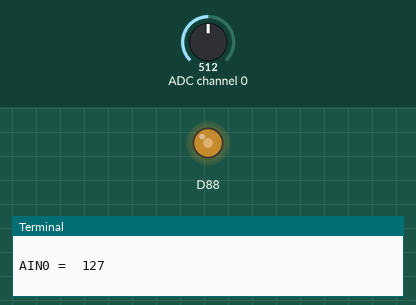
This program was run on a simulated Raspberry Pi (BCM pin numbers). Shown: output pins drawn as LEDs (lit = HIGH), the last lines printed to the terminal. The test bench sets the inputs (shaded band); at power-on: ADC channel 0 = 512 (analog values on the 0–1023 scale).

Above: at 1.2 s.
1.3 s: ADC channel 0 set to 716
At 2.7 s:
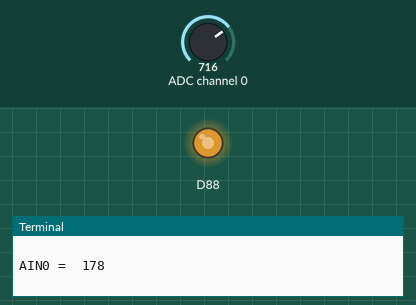
3.0 s: ADC channel 0 set to 900
At 4.0 s:
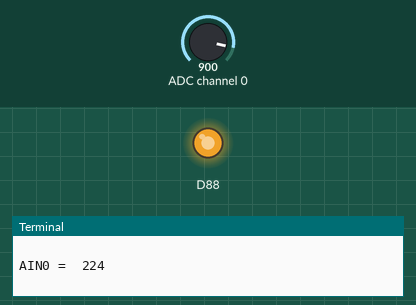
4.5 s: ADC channel 0 set to 122
At 5.4 s:
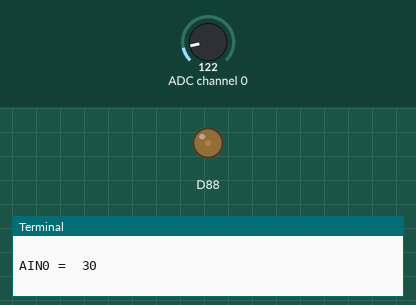
6.0 s: ADC channel 0 set to 0
At 6.7 s:
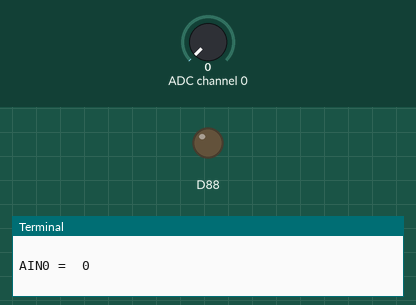
7.5 s: ADC channel 0 set to 511
At 8.1 s:
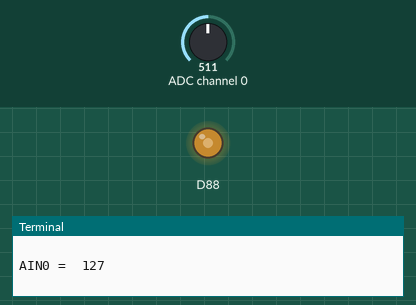
Timing chart, 0 to 10.0 s (numbered marks = the images above; inputs shaded):
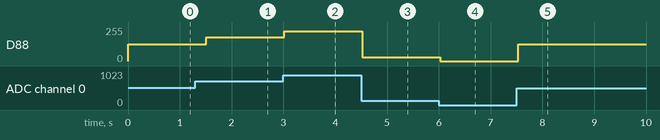

Measured:
- after the input at 1.3 s, D88: 127/255 → 178/255 after 0.21 s
- after the input at 3.0 s, D88: 178/255 → 224/255 at once
- after the input at 4.5 s, D88: 224/255 → 30/255 at once
- after the input at 6.0 s, D88: 30/255 → 0/255 at once
- after the input at 7.5 s, D88: 0/255 → 127/255 at once

The program:

basicSetup.py
```python
import smbus
import time

bus = smbus.SMBus(1)

#Chequear su direccion tipeando 'sudo i2cdetect -y 1' en el terminal

def setup(Addr):
    global address
    address = 0x48

def read(chn):  #Canal de lectura A0-A3
    try:
    	if chn == 0:
        	bus.write_byte(address, 0x40)
    	if chn == 1:
        	bus.write_byte(address, 0x41)
    	if chn == 2:
        	bus.write_byte(address, 0x42)
    	if chn == 3:
	        bus.write_byte(address, 0x43)

    	bus.read_byte(address)

    except Exception, e:
        print "Address: %s" % address
        print e

    return bus.read_byte(address)

def write(val):
    try:
    	temp = int(val) #Convertimos el valor
    	bus.write_byte_data(address, 0x40, temp)    #The value of temp have

    except Exception, e:
        print "Error: Device Address: 0x%2X" % address
        print e

if __name__== "__main__":
    setup(0x48)
    while True:
        print 'AIN0 = ', read(0)
        print ' '
        tmp = read(0)
        write(tmp)
        time.sleep(0.5)
```
